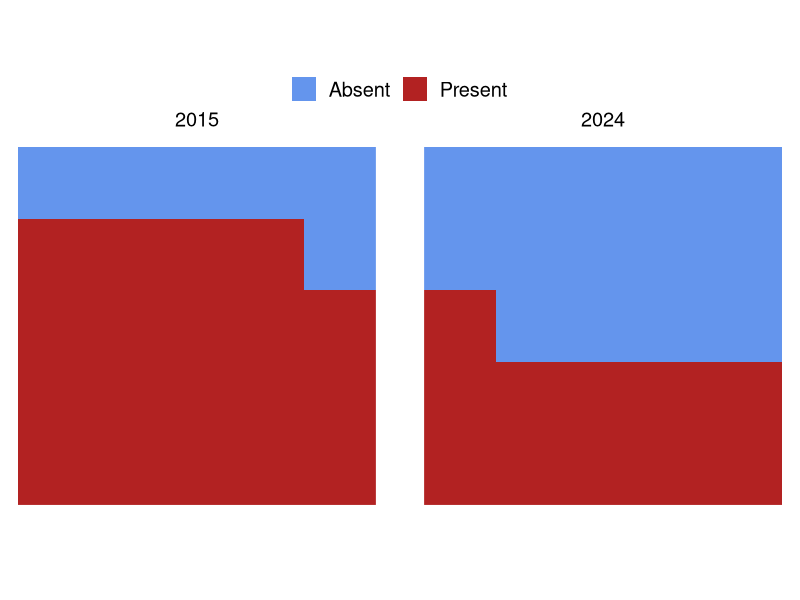
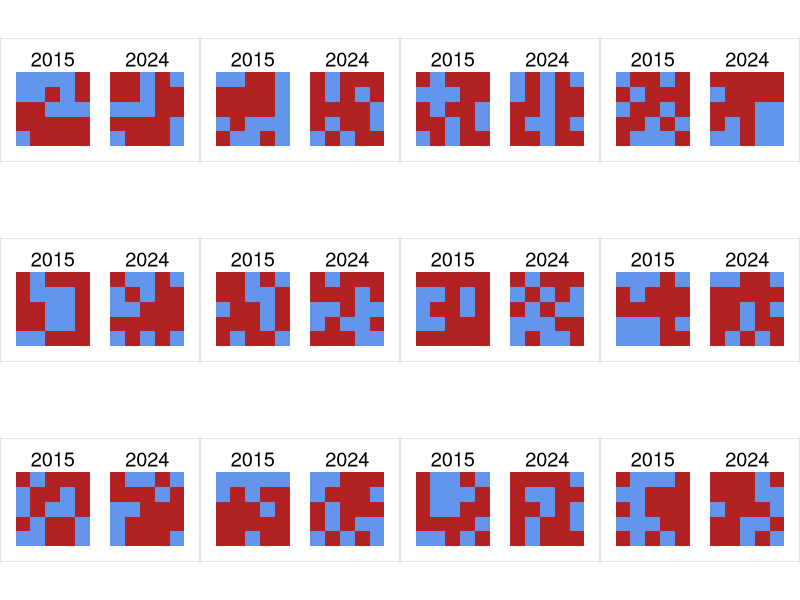
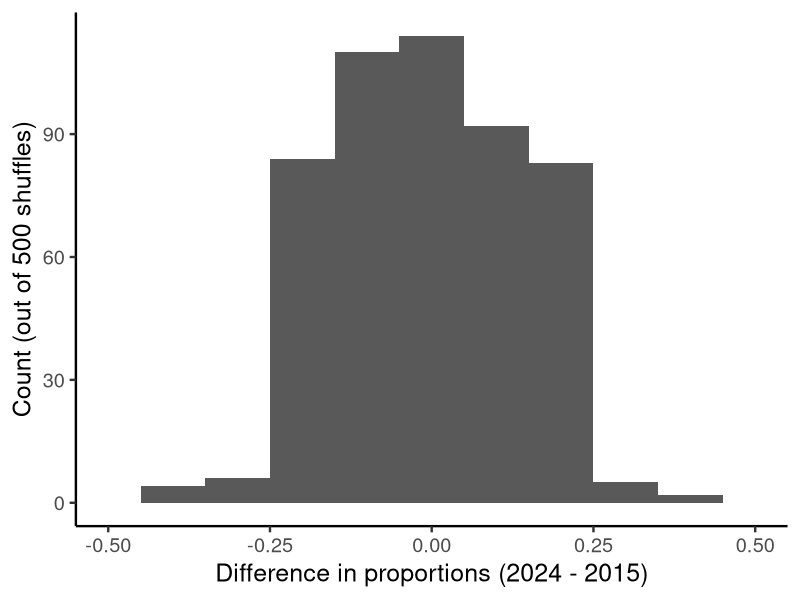
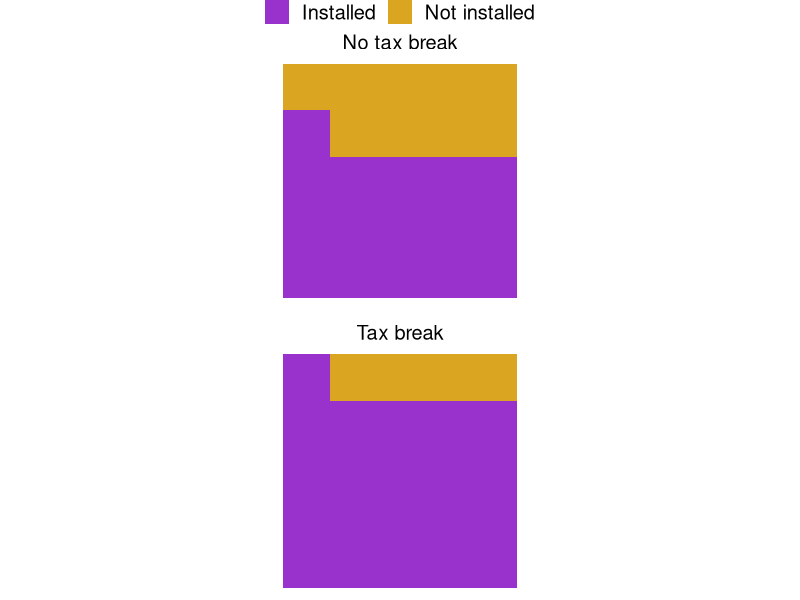
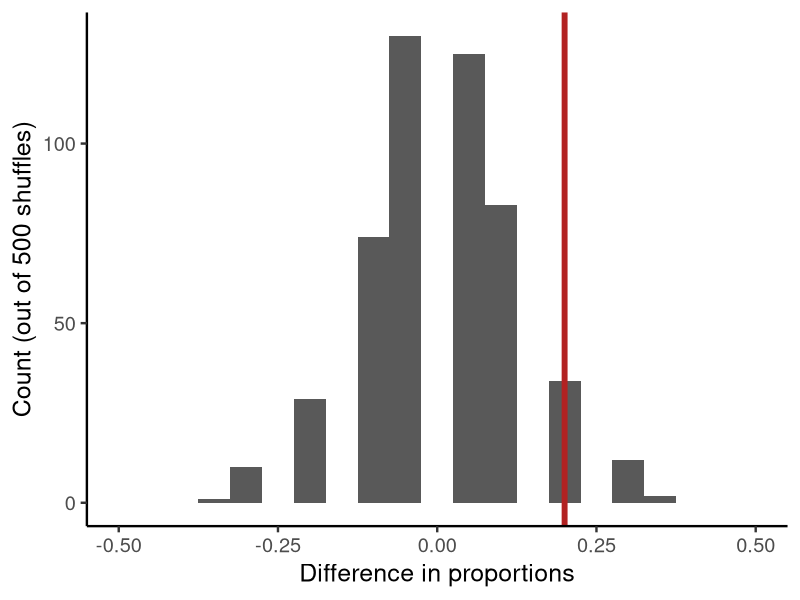
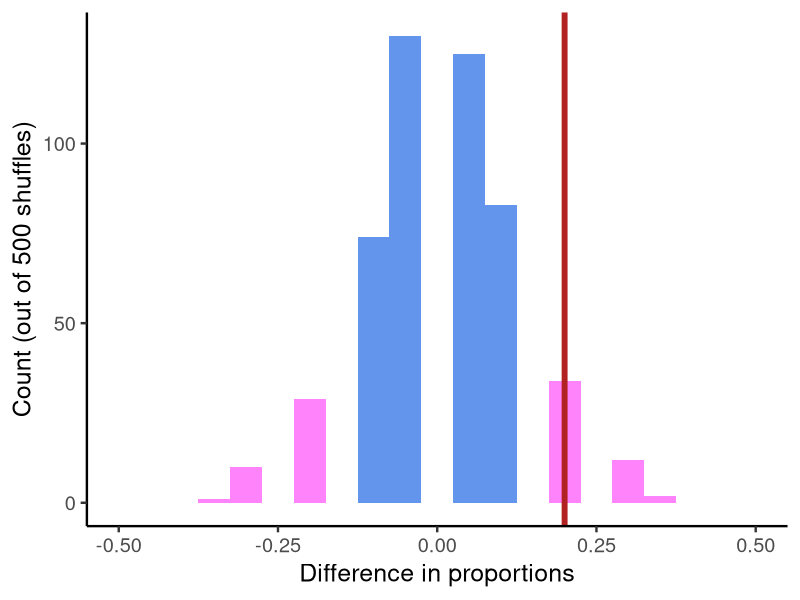
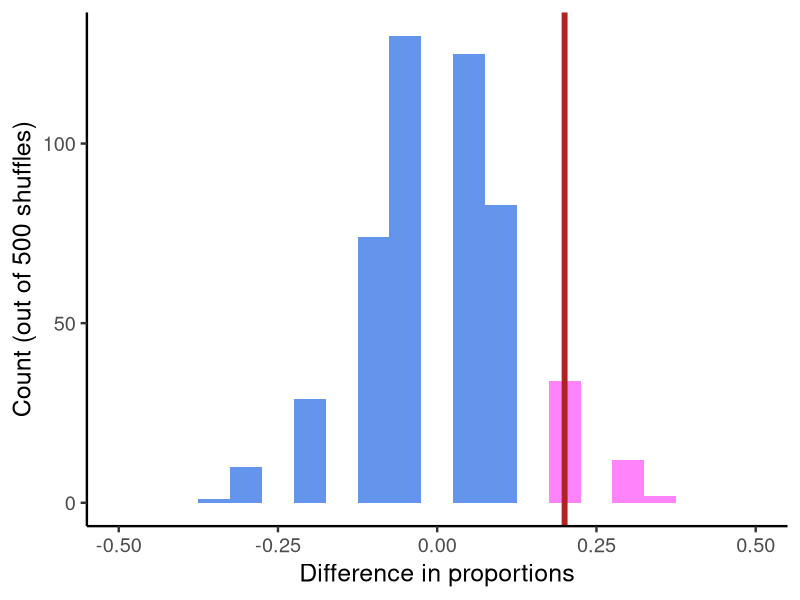
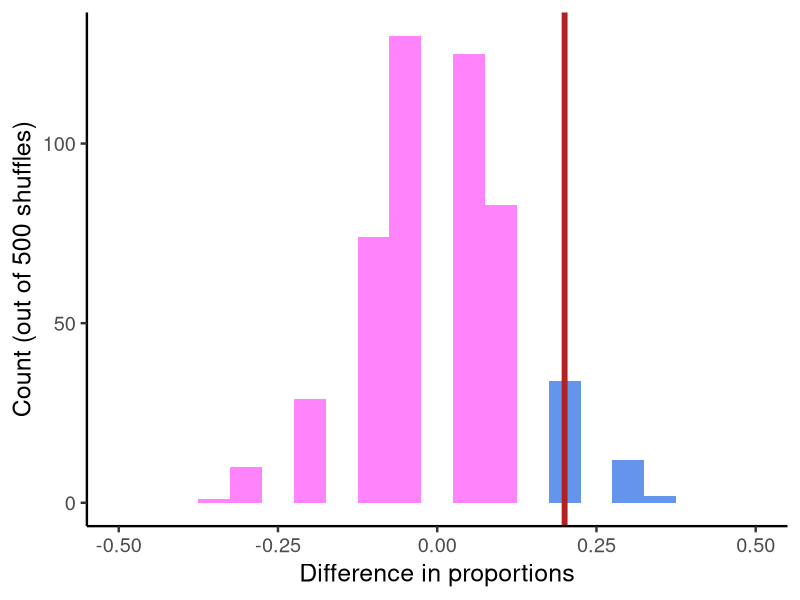

Write the R code that produced these figures, in order.
## ---- chunk 1
knitr::opts_chunk$set(echo = TRUE)
library(tidyverse)
## ---- chunk 2

# Create data
# Sea star wasting syndrome
ssws_data <- tibble(
  year = c(rep(2015, 25), rep(2024, 25)),
  ssws_present = c(rep("Present", 19), rep("Absent", 6),
                   rep("Present", 11), rep("Absent", 14))
) %>% 
  mutate(x = rep(1:5, 10),
         y = rep(rep(1:5, each = 5), 2))
## ---- chunk 3
# Visualize it
ggplot(ssws_data, aes(x, y, fill = ssws_present)) +
  geom_raster() +
  scale_fill_manual(values = c("cornflowerblue", "firebrick")) +
  facet_wrap(~year) +
  theme_void(18) +
  theme(axis.text = element_blank(),
        axis.ticks = element_blank(),
        axis.title = element_blank(),
        aspect.ratio = 1,
        legend.title = element_blank(),
        legend.position = "top")
## ---- chunk 4
# Create shuffling 12 times
lapply(1:12, \(i) { # applying a function to a vector and returning a list
  ssws_data %>% 
    mutate(ssws_present = sample(ssws_present, nrow(.))) %>% 
    ggplot(aes(x, y, fill = ssws_present)) +
    geom_raster() +
    scale_fill_manual(values = c("cornflowerblue", "firebrick")) +
    facet_wrap(~year) +
    theme_void(18) +
    theme(axis.text = element_blank(),
          axis.ticks = element_blank(),
          axis.title = element_blank(),
          aspect.ratio = 1,
          legend.position = "none",
          plot.background = element_rect(color = "grey80", fill = NA),
          plot.margin = unit(c(3, 3, 3, 3), "mm"))
}) %>% 
  cowplot::plot_grid(plotlist = ., nrow = 3)
## ---- chunk 5
# Create null distribution from the shuffling
set.seed(21130)
null_dist <- replicate(500, { # replicate this 500x
  shuffled <- ssws_data %>% 
    mutate(ssws_present = sample(ssws_present, nrow(.))) %>% # shuffling happens here
    group_by(year) %>% 
    summarize(prop = mean(ssws_present == "Present")) # calculating the means for SSWS present 
  with(shuffled, prop[year == 2024] - prop[year == 2015])
})
# Pass the output into a tibble for ggplot
tibble(null_dist) %>% 
  ggplot(aes(null_dist)) +
  geom_histogram(binwidth = 0.1) +
  labs(x = "Difference in proportions (2024 - 2015)",
       y = "Count (out of 500 shuffles)") +
  xlim(-0.5, 0.5) +
  theme_classic(18)
observed <- 11/25 - 19/25 # proportion of observed in between sampled years 
sum(abs(null_dist) >= abs(observed)) # how many times is the absolute value of the null_dist greater than or equal to the observed
mean(abs(null_dist) >= abs(observed)) # p value
## ---- chunk 6
# Alternative example (solar panel adoption)
solar_data <- tibble(
  treatment = c(rep("Tax break", 25), rep("No tax break", 25)),
  solar = c(rep("Installed", 21), rep("Not installed", 4),
            rep("Installed", 16), rep("Not installed", 9))
) %>% 
  mutate(x = rep(1:5, 10),
         y = rep(rep(1:5, each = 5), 2))
ggplot(solar_data, aes(x, y, fill = solar)) +
  geom_raster() +
  scale_fill_manual(values = c("darkorchid", "goldenrod")) +
  facet_wrap(~ treatment, ncol = 1) +
  theme_void(18) +
  theme(axis.text = element_blank(),
        axis.ticks = element_blank(),
        axis.title = element_blank(),
        aspect.ratio = 1,
        legend.title = element_blank(),
        legend.position = "top")
null_dist <- replicate(500, {
  shuffled <- solar_data %>% 
    mutate(solar = sample(solar, nrow(.))) %>% 
    group_by(treatment) %>% 
    summarize(prop = mean(solar == "Installed"))
  with(shuffled, prop[treatment == "Tax break"] - prop[treatment == "No tax break"])
})
observed_difference <- 21/25 - 16/25
tibble(null_dist) %>% 
  ggplot(aes(null_dist)) +
  geom_histogram(binwidth = 0.05) +
  geom_vline(xintercept = observed_difference, 
             linewidth = 2, 
             color = "firebrick") +
  labs(x = "Difference in proportions",
       y = "Count (out of 500 shuffles)") +
  xlim(-0.5, 0.5) +
  theme_classic(18)
tibble(null_dist) %>% 
  ggplot(aes(null_dist)) +
  geom_histogram(aes(fill = abs(null_dist) >= abs(observed_difference)),
                 binwidth = 0.05) +
  geom_vline(xintercept = observed_difference, 
             linewidth = 2, 
             color = "firebrick") +
  scale_fill_manual(values = c("cornflowerblue", "orchid1")) +
  labs(x = "Difference in proportions",
       y = "Count (out of 500 shuffles)") +
  xlim(-0.5, 0.5) +
  theme_classic(18) +
  theme(legend.position = "none")
tibble(null_dist) %>% 
  ggplot(aes(null_dist)) +
  geom_histogram(aes(fill = null_dist >= observed_difference),
                 binwidth = 0.05) +
  geom_vline(xintercept = observed_difference, 
             linewidth = 2, 
             color = "firebrick") +
  scale_fill_manual(values = c("cornflowerblue", "orchid1")) +
  labs(x = "Difference in proportions",
       y = "Count (out of 500 shuffles)") +
  xlim(-0.5, 0.5) +
  theme_classic(18) +
  theme(legend.position = "none")
tibble(null_dist) %>% 
  ggplot(aes(null_dist)) +
  geom_histogram(aes(fill = null_dist < observed_difference),
                 binwidth = 0.05) +
  geom_vline(xintercept = observed_difference, 
             linewidth = 2, 
             color = "firebrick") +
  scale_fill_manual(values = c("cornflowerblue", "orchid1")) +
  labs(x = "Difference in proportions",
       y = "Count (out of 500 shuffles)") +
  xlim(-0.5, 0.5) +
  theme_classic(18) +
  theme(legend.position = "none")
## ---- chunk 7
# Now with regression
set.seed(2102)
# Make dataset with simulated density for Pisaster sea stars and sea urchins
urchin_barrens <- tibble(
  pisaster_density = rnorm(100, mean = 3, sd = 0.5),
  urchin_density = rnorm(100, mean = 6 - 0.75 * pisaster_density, sd = 1.5)
)
ggplot(urchin_barrens, aes(pisaster_density, urchin_density)) +
  geom_point(size = 3, shape = 21, 
             color = "navy", 
             fill = "navy",
             alpha = 0.5) +
  geom_smooth(method = "lm", se = FALSE, color = "plum", linewidth = 2) +
  labs(x = expression("Sea star density " * (ind ~ m^{-2})),
       y = expression("Urchin density " * (ind ~ m^{-2}))) +
  theme_classic(18)
# beta1
beta1 <- coef(lm(urchin_density ~ pisaster_density, urchin_barrens))[2]
beta1
# draw 6 random samples from the dataset and fit a regression line through them
lapply(1:6, \(i) {
  urchin_barrens %>% 
    mutate(pisaster_density = sample(pisaster_density, nrow(.))) %>% 
    ggplot(aes(pisaster_density, urchin_density)) +
    geom_point(size = 3, shape = 21, 
               color = "navy", 
               fill = "navy",
               alpha = 0.5) +
    geom_smooth(method = "lm", se = FALSE, color = "plum", linewidth = 2) +
    labs(x = expression("Sea star density " * (ind ~ m^{-2})),
         y = expression("Urchin density " * (ind ~ m^{-2}))) +
    theme_classic(12) +
    theme(plot.background = element_rect(color = "grey80", fill = NA),
          plot.margin = unit(c(3, 3, 3, 3), "mm"))
}) %>% 
  cowplot::plot_grid(plotlist = ., nrow = 2)
# replicate the random sampling 500x, fit a regression model for each of these replicates, and get the beta1 of each of them. 
null_dist <- replicate(500, {
  shuffled <- urchin_barrens %>% 
    mutate(pisaster_density = sample(pisaster_density, nrow(.)))
  coef(lm(urchin_density ~ pisaster_density, shuffled))[2]
})
# Get the range for the null_dist object (500 beta1 values drawn for the regression on the 500 random samples)
range(null_dist)
# Make into tibble for plotting
tibble(null_dist) %>% 
  ggplot(aes(null_dist)) +
  geom_histogram(binwidth = 0.1) +
  labs(x = "Sea star density coefficient",
       y = "Count (out of 500 shuffles)") +
  xlim(-1.1, 1.1) +
  theme_classic(18)
sum(abs(null_dist) >= abs(beta1))
mean(abs(null_dist) >= abs(beta1))
## ---- chunk 8
# central limit theorem
set.seed(2219)
# create log-normal data
nonnormal <- tibble(x = rlnorm(1e4, meanlog = 2, sdlog = 0.5))
# draw random samples from the mean of the lognormal distribution
clt <- tibble(mean_x = replicate(1e4, mean(sample(nonnormal$x, 1e3))))
# plot them
ggplot(nonnormal, aes(x)) +
  geom_histogram() +
  xlim(0, 50) +
  theme_classic(18)
ggplot(clt, aes(mean_x)) +
  geom_histogram() +
  labs(x = expression(mu)) +
  theme_classic(18)
## ---- chunk 9
# Standard error of the difference of means
library(palmerpenguins)
penguins %>% 
  filter(species %in% c("Adelie", "Gentoo")) %>% 
  ggplot(aes(x = body_mass_g)) +
  geom_histogram(color = "blue", fill = NA) +
  facet_grid(species ~ .) +
  labs(x = "Body mass (g)") +
  theme_classic(18)
ggplot(tibble(difference = seq(-500, 1500),
              density = dnorm(difference, mean = 0, sd = 58.8))) +
  geom_line(aes(difference, density), linewidth = 2, alpha = 0) +
  geom_vline(xintercept = 1375, color = "firebrick", linewidth = 2) +
  labs(x = "Difference in means",
       y = "Probability density") +
  theme_classic(18)
penguins %>% 
  filter(species == "Adelie",
         island %in% c("Biscoe", "Dream")) %>% 
  drop_na(body_mass_g) %>% 
  ggplot(aes(x = body_mass_g)) +
  geom_histogram(color = "blue", fill = NA, bins = 15) +
  facet_grid(island ~ .) +
  labs(x = "Body mass (g)") +
  theme_classic(18)
# difference between islands?
adelie_biscoe <- with(penguins, # Why use with?
                      body_mass_g[species == "Adelie" &
                                    island == "Biscoe"])
adelie_dream <- with(penguins, 
                     body_mass_g[species == "Adelie" &
                                   island == "Dream"])
obs_diff <- mean(adelie_biscoe - adelie_dream) # remember this is wrong
obs_diff <- mean(adelie_biscoe) - mean(adelie_dream)
se <- function(a, b) {
  a <- na.omit(a)
  b <- na.omit(b)
  sqrt(sd(a)^2 / length(a) + sd(b)^2 / length(b))
}
se_diff <- se(adelie_biscoe, adelie_dream)
pval <- 2 * pnorm(-abs(obs_diff), 
                  mean = 0, 
                  sd = se_diff)
pval <- 2 * pnorm(0, 
                  mean = -abs(obs_diff), 
                  sd = se_diff) # Remember this is a probability - must be between 0 and 1.
## ---- chunk 10
# standard error of a regression coefficient
ggplot(penguins, aes(x = body_mass_g, y = bill_length_mm)) +
  geom_point(shape = 21, color = "blue", fill = "navy", alpha = 0.5) +
  labs(x = "Body mass (g)",
       y = "Bill length (mm)") +
  geom_smooth(method = "lm", se = FALSE, color = "firebrick", linewidth = 2) +
  theme_classic(18) +
  theme(plot.margin = unit(c(3, 8, 3, 3), "mm"))
summary(lm(bill_length_mm ~ body_mass_g, penguins))
# Visualizing z-scores
z_score_plot <- function(sd) { # number of SEs away from the mean
  ggplot(tibble(x = seq(-4 * sd, 4 * sd, length.out = 200),
                density = dnorm(x, 0, sd)),
         aes(x, density)) +
    geom_line(linewidth = 1.5, color = "cornflowerblue") +
    geom_vline(xintercept = c(-1.96, 1.96) * sd, 
               linewidth = 1.5, 
               color = "firebrick",
               alpha = 0.5) +
    labs(title = sprintf("SD = %0.1f", sd)) +
    theme_classic(14)
}
lapply(c(0.2, 1, 20), z_score_plot) %>% # apply?
  cowplot::plot_grid(plotlist = ., nrow = 1)
